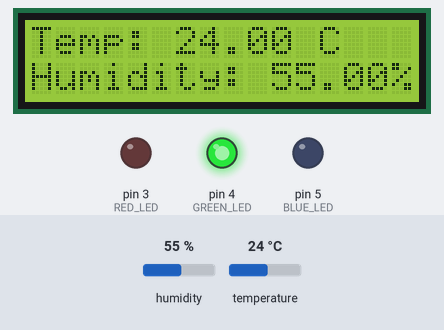
This sketch was run on a simulated Arduino Uno, built with avr-gcc and run on an emulated ATmega328P. On the bench: 16×2 character LCD, output pins drawn as LEDs (lit = HIGH). Dashed ring = blinking. The test bench sets the inputs (shaded band); at power-on: temperature 24 °C, humidity 55 %.

Above: at 5.2 s.
5.3 s: temperature set to 27 °C
At 6.32 s:
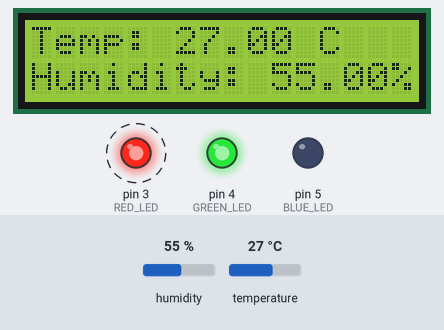
11.3 s: temperature set to 12 °C
At 14.5 s:
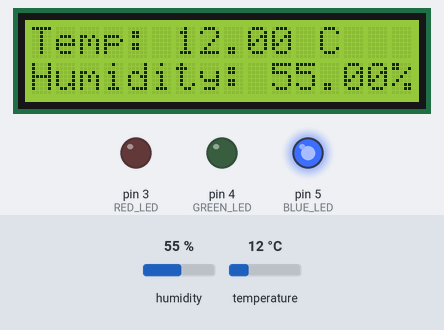
15.3 s: temperature set to 28 °C
At 16.04 s:
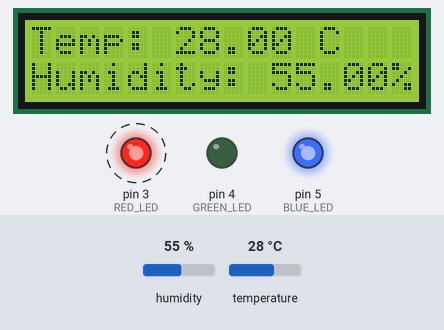
21.3 s: temperature set to 21 °C
At 23.8 s:
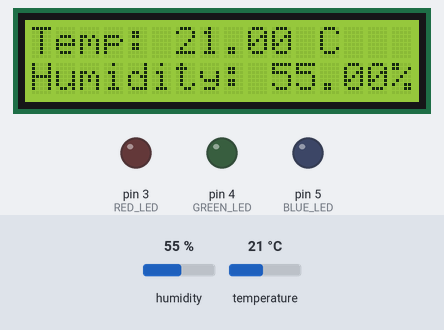
25.0 s: temperature set to 33 °C
At 25.76 s:
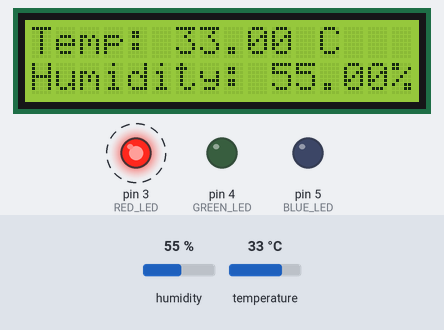
31.0 s: temperature set to 24 °C
At 34.4 s:
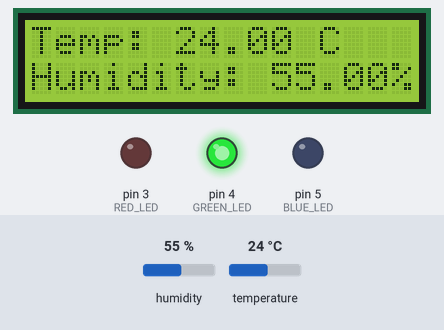
Timing chart, 0 to 35.8 s (numbered marks = the images above; inputs shaded):
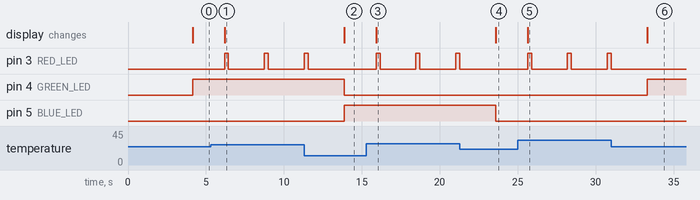

The sketch:

Baby_roomtemp.ino
```cpp
#include <DHT.h>
#include <Wire.h>
#include <LiquidCrystal_I2C.h>

#define DHTPIN 2
#define DHTTYPE DHT11

#define RED_LED 3
#define GREEN_LED 4
#define BLUE_LED 5

DHT dht(DHTPIN, DHTTYPE);
LiquidCrystal_I2C lcd(0x3F, 16, 2);

void setup() {
  dht.begin();
  lcd.begin();
  lcd.backlight();

  pinMode(RED_LED, OUTPUT);
  pinMode(GREEN_LED, OUTPUT);
  pinMode(BLUE_LED, OUTPUT);

  // Display a welcome message on the LCD
  lcd.clear();
  lcd.setCursor(0, 0);
  lcd.print("ARDUINO");
  lcd.setCursor(0, 1);
  lcd.print("BABY MONITOR");
  delay(4000); // Display for 2 seconds
}

void loop() {
  float temperature = dht.readTemperature();
  float humidity = dht.readHumidity();

  lcd.clear();
  lcd.setCursor(0, 0);
  lcd.print("Temp: ");
  lcd.print(temperature);
  lcd.print(" C");

  lcd.setCursor(0, 1);
  lcd.print("Humidity: ");
  lcd.print(humidity);
  lcd.print("%");

  // LED logic based on temperature readings
  if (temperature > 25) {
    // If temperature is more than 25 degrees Celsius, blink red LED
    blinkLED(RED_LED, 500); // 500 ms blink interval
  } else if (temperature >= 22 && temperature <= 25) {
    // If temperature is between 22 and 25 degrees Celsius, turn on green LED
    digitalWrite(GREEN_LED, HIGH);
    digitalWrite(BLUE_LED, LOW);
    digitalWrite(RED_LED, LOW);
  } else if (temperature < 21) {
    // If temperature is less than 20 degrees Celsius, turn on blue LED
    digitalWrite(BLUE_LED, HIGH);
    digitalWrite(GREEN_LED, LOW);
    digitalWrite(RED_LED, LOW);
  } else {
    // Default: Turn off all LEDs
    digitalWrite(RED_LED, LOW);
    digitalWrite(GREEN_LED, LOW);
    digitalWrite(BLUE_LED, LOW);
  }

  delay(2000); // Delay for 2 seconds before reading again
}

// Function to blink the LED
void blinkLED(int pin, int interval) {
  digitalWrite(pin, HIGH);
  delay(interval / 2);
  digitalWrite(pin, LOW);
  delay(interval / 2);
}
```

Measured:
- the behaviour switches between 25 and 26 °C on temperature (found by bisection; images 0 and 1)
- after the input at 5.3 s, pin 3 (RED_LED): alternates HIGH for 0.25 s and LOW for 2.3 s, starting after 0.90 s; the display: changes after 0.90 s (image 1)
- after the input at 11.3 s, pin 3 (RED_LED): goes on until 11.6 s, then stays LOW; pin 4 (GREEN_LED): HIGH → LOW after 2.6 s; pin 5 (BLUE_LED): LOW → HIGH after 2.6 s; the display: changes after 2.6 s (image 2)
- after the input at 15.3 s, pin 3 (RED_LED): alternates HIGH for 0.25 s and LOW for 2.3 s, starting after 0.62 s; the display: changes after 0.62 s (image 3)
- after the input at 21.3 s, pin 3 (RED_LED): stays LOW (without the input it goes to HIGH after 2.3 s); pin 5 (BLUE_LED): HIGH → LOW after 2.3 s; the display: changes after 2.3 s (image 4)
- after the input at 25.0 s, pin 3 (RED_LED): alternates HIGH for 0.25 s and LOW for 2.3 s, starting after 0.64 s; the display: changes after 0.64 s (image 5)
- after the input at 31.0 s, pin 3 (RED_LED): stays LOW (without the input it goes to HIGH after 2.3 s); pin 4 (GREEN_LED): LOW → HIGH after 2.3 s; the display: changes after 2.3 s (image 6)
